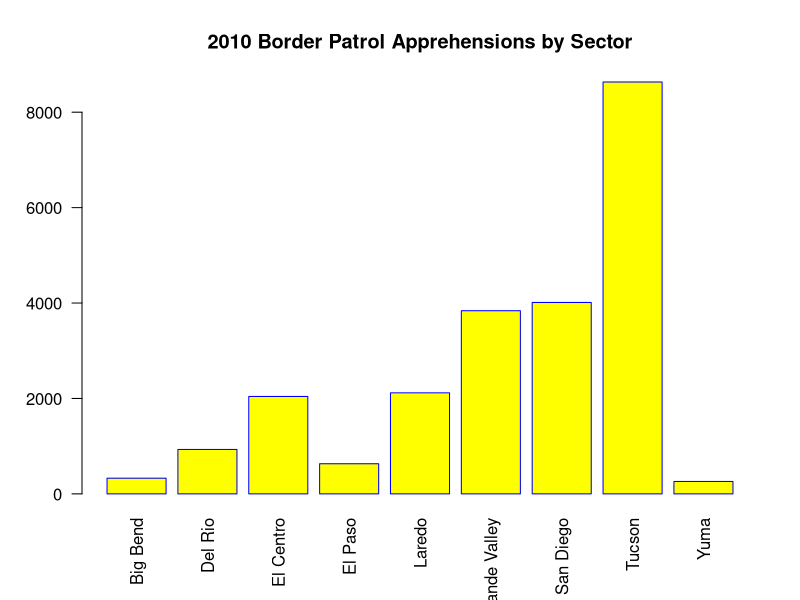
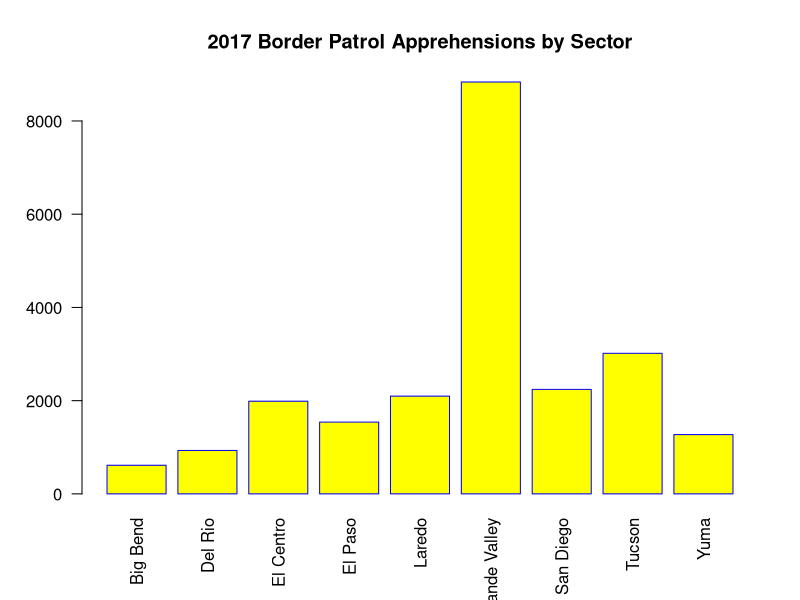
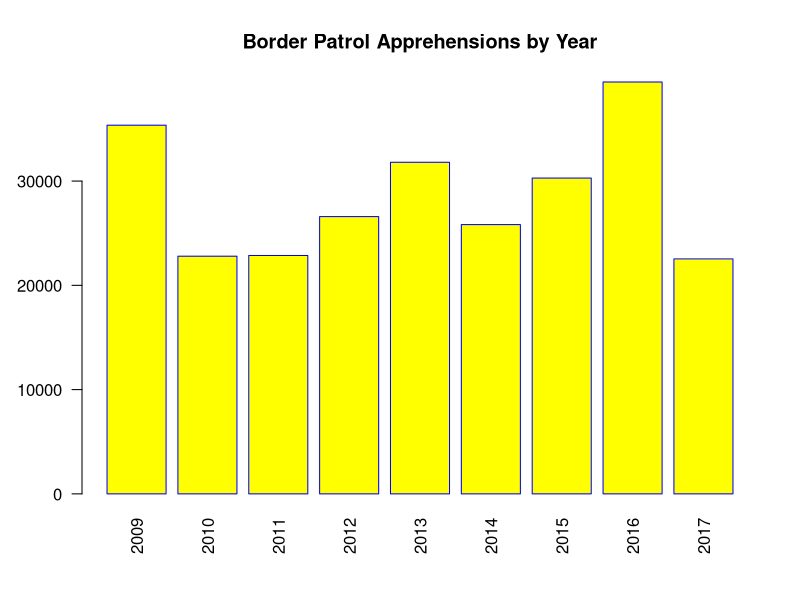
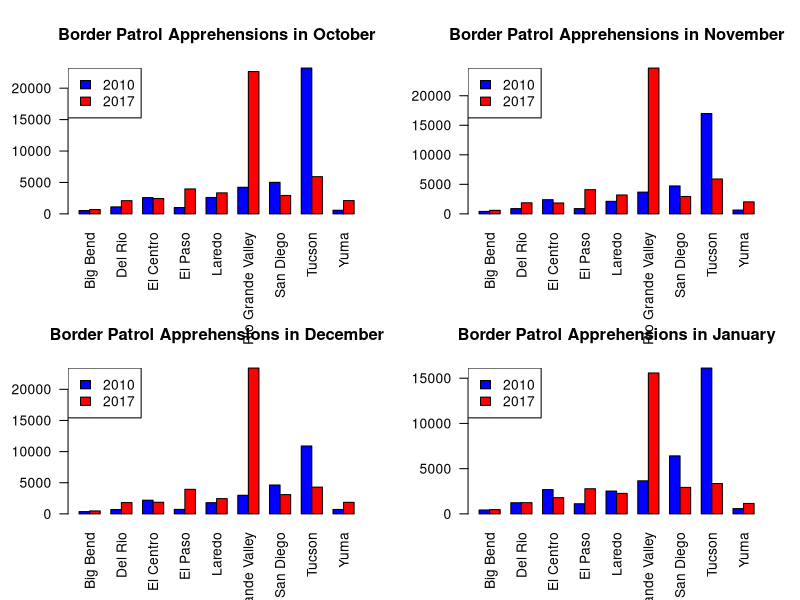
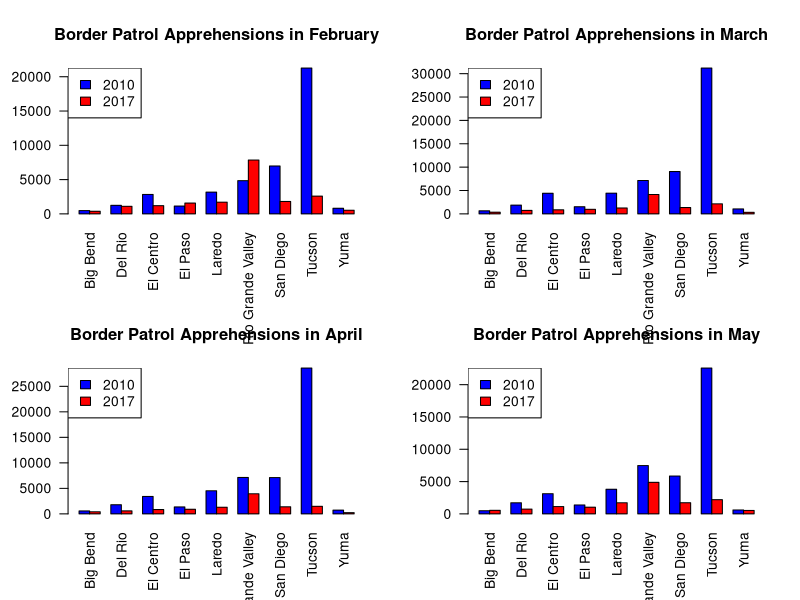
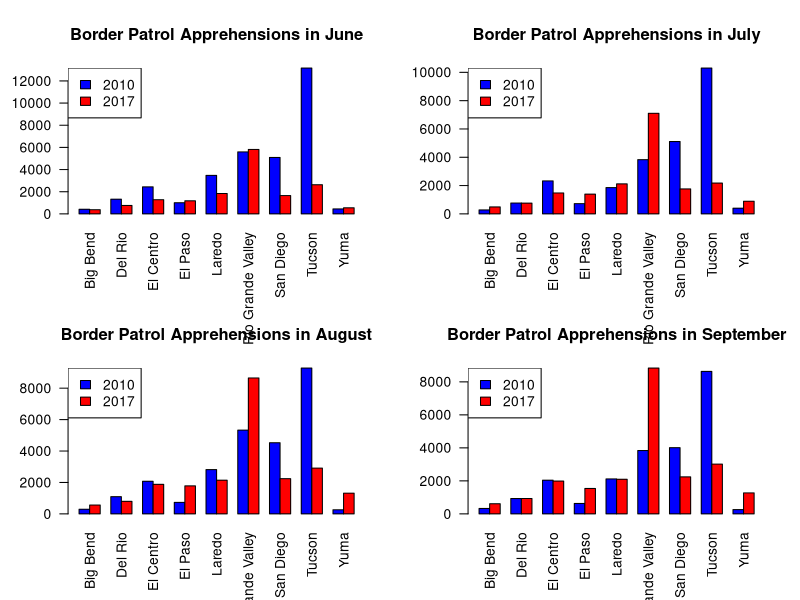
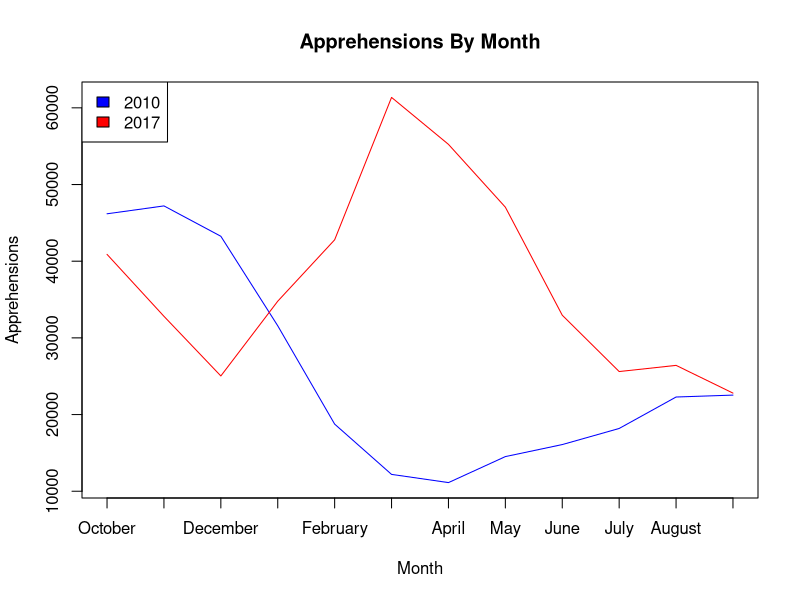
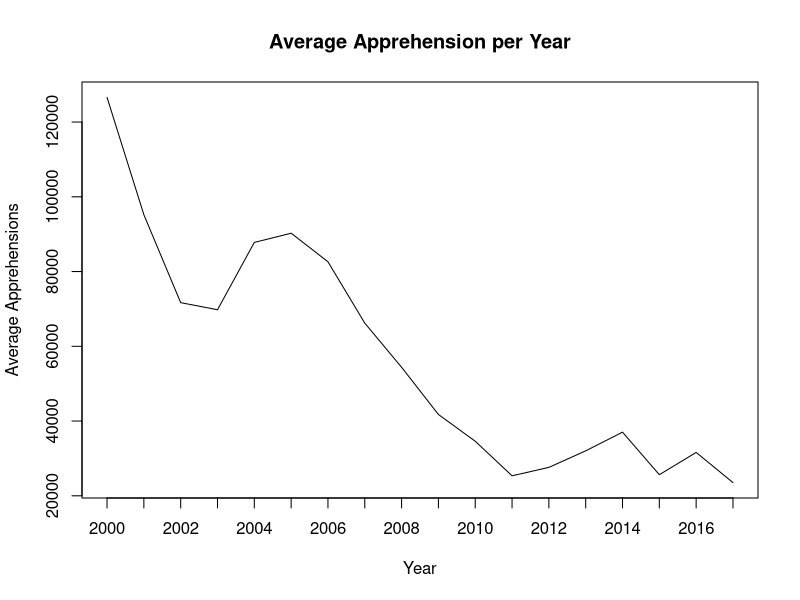

R code for these plots, in order:
## ---- chunk 1
## Reading in Data
BP2010 <- read.csv("BP Apprehensions 2010.csv", header = TRUE, stringsAsFactors = FALSE)
PB2017 <- read.csv("PB Apprehensions 2017.csv", header = TRUE, stringsAsFactors = TRUE)
PBmonthly <- read.csv("monthly_sum.csv", header = TRUE, stringsAsFactors = TRUE)
rownames(PBmonthly) <- PBmonthly[,1]
## ---- chunk 2
## Displaying Data By Sector
rownames(BP2010) <- BP2010[,1]
x <- barplot(BP2010[1:9,13], names.arg = rownames(BP2010)[1:9],
        las=2,
        axisnames=TRUE,
        main="2010 Border Patrol Apprehensions by Sector",
        border="blue",
        col="yellow")

rownames(PB2017) <- PB2017[,1]
barplot(PB2017[1:9,13], names.arg = rownames(PB2017)[1:9],
        las=2,
        axisnames=TRUE,
        main="2017 Border Patrol Apprehensions by Sector",
        border="blue",
        col="yellow")
## ---- chunk 3
## Display Data By Year
barplot(rev(PBmonthly[1:9,13]), names.arg = rev(rownames(PBmonthly)[1:9]),
        las=2,
        axisnames=TRUE,
        main="Border Patrol Apprehensions by Year",
        border="blue",
        col="yellow")
## ---- chunk 4
## T-test for Tucson in 2010 and Rio Grande Valley in 2017, the sectors with the most apprehensions in those years
t2010 <- t(BP2010)
t2017 <- t(PB2017)
t.test(as.numeric(t2010[2:13, 8]), as.numeric(t2017[2:13, 6]))
## ---- chunk 5
## Altering table to see sum of three month periods 
m2010 <- subset(BP2010, select = -c(Sector))
m2010 <- rbind(m2010, colSums(m2010))
m2010 <- cbind(m2010, rowSums(m2010[1:3]))
m2010 <- cbind(m2010, rowSums(m2010[4:6]))
m2010 <- cbind(m2010, rowSums(m2010[7:9]))
m2010 <- cbind(m2010, rowSums(m2010[10:12]))
colnames(m2010) <- c(colnames(m2010)[1:12], "Oct-Dec", "Jan-Mar", "Apr-Jun", "Jul-Aug")

m2017 <- subset(PB2017, select = -c(Sector))
m2017 <- rbind(m2017, colSums(m2017))
m2017 <- cbind(m2017, rowSums(m2017[1:3]))
m2017 <- cbind(m2017, rowSums(m2017[4:6]))
m2017 <- cbind(m2017, rowSums(m2017[7:9]))
m2017 <- cbind(m2017, rowSums(m2017[10:12]))
colnames(m2017) <- c(colnames(m2017)[1:12], "Oct-Dec", "Jan-Mar", "Apr-Jun", "Jul-Aug")

## T-test for Jan-Mar period for 2010 and Oct-Dec period for 2017
t.test(m2010[1:9, 4:6], m2017[1:9, 1:3])
## ---- chunk 6
## Creates a 2 x 9 matrix from the 2010 data and 2017 for specified month
sideBySideMatrix <- function(month){
  matrix(c(BP2010[1:9,month], PB2017[1:9,month]), nrow = 2, byrow = TRUE)
}

## Creates the barplot for a given month
sideBySideBarPlot <- function(month, monthString){
  barplot(sideBySideMatrix(month), names.arg = rownames(BP2010),
          las=2,
          axisnames=TRUE,
          beside=TRUE,
          col=c("blue", "red"),
          main = paste("Border Patrol Apprehensions in", monthString, sep=" "))
  legend("topleft", 
       c("2010", "2017"), 
       fill = c("blue", "red"))
}

## Creates the side by side bar plots for each month
par(mfrow=c(2,2))
sideBySideBarPlot(2, "October")
sideBySideBarPlot(3, "November")
sideBySideBarPlot(4, "December")
sideBySideBarPlot(5, "January")
sideBySideBarPlot(6, "February")
sideBySideBarPlot(7, "March")
sideBySideBarPlot(8, "April")
sideBySideBarPlot(9, "May")
sideBySideBarPlot(10, "June")
sideBySideBarPlot(11, "July")
sideBySideBarPlot(12, "August")
sideBySideBarPlot(13, "September")
par(mfrow=c(1,1))

## ---- chunk 7
## Overlays the plots of 2 lines 1 blue and 1 red; for use with the apprehensions by month of 2010 and 2017
twolineplot <- function(){
  x <-  factor(2:13, labels = c("October", "November", "December", "January", "February", "March", "April","May","June","July","August","September"))
  t2010 <- as.numeric(PBmonthly[1,2:13])
  t2017 <- as.numeric(PBmonthly[8, 2:13])
  plot.default(t2010 ~ x, type="n", xlab = "Month", ylab = "Apprehensions", main = "Apprehensions By Month", ylim = c(min(t2010),max(t2017)), xaxt = "n")
  axis(1, at = as.numeric(x), labels = levels(x))
  lines(t2010 ~ x, col="blue")
  lines(t2017 ~ x, col="red")
  legend("topleft", 
         c("2010", "2017"), 
         fill = c("blue", "red"))
}
twolineplot()
## ---- chunk 8
## Graph the average apprehension per year
ts1 <- cbind(PBmonthly[,1], rowMeans(PBmonthly))
x <- factor(1:18, labels = 2000:2017)
  plot.default(as.vector(ts1[,2]) ~ x, type="n", xlab = "Year", ylab = "Average Apprehensions", main = "Average Apprehension per Year", ylim = c(min(ts1[,2]), max(ts1[,2])), xaxt = "n")
  axis(1, at = as.numeric(x), labels = levels(x))
  lines(rev(ts1[,2])~x)
## ---- chunk 9
## Creates the time series chart throughout the years
ts1 <- data.matrix(subset(PBmonthly, select = -c(year)))
ts2 <- as.vector(rev(t(ts1)))
ts3 <- ts(ts2, start = c(2000,10), frequency = 12)
ts.plot(ts3, gpars=list(xlab="year", ylab="Apprehensions", main = "Apprehensions over Years", lty=c(1:3)))

## Adds the mean marks for each year
y <- as.vector(rev(rowMeans(PBmonthly)))
x <- 2000:2017
text(x+1, y-5000, labels = x, col = "blue", cex = 0.8)
segments(x, y, x+2, y, col = "red")
